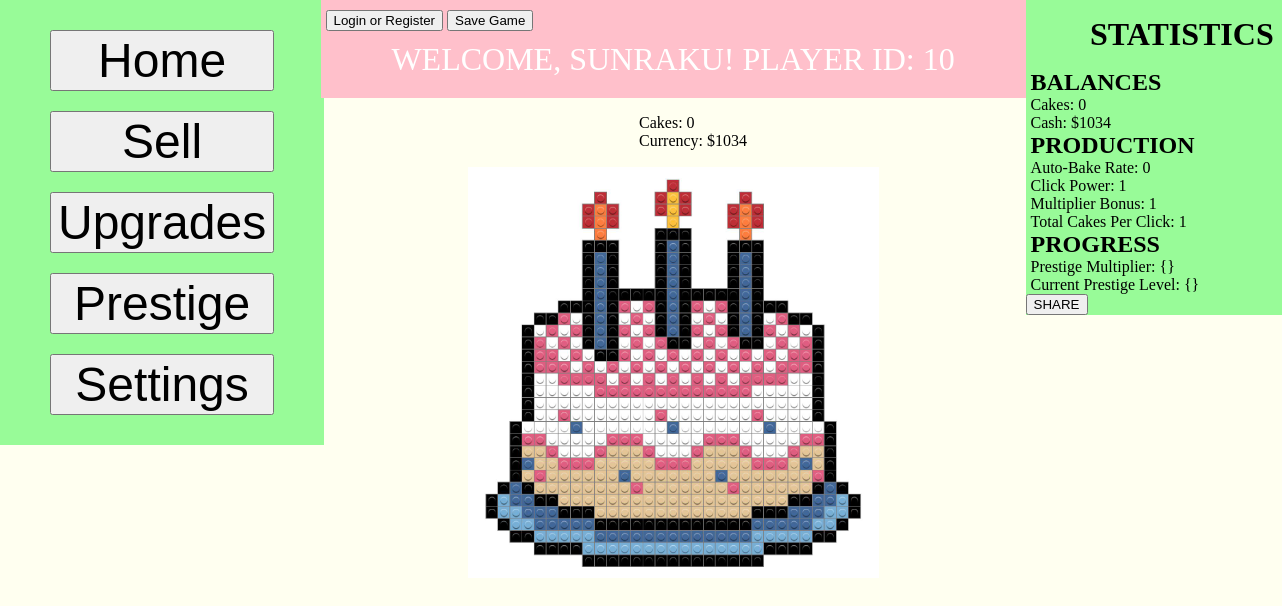
The app's page /index.php (signed in), older data.
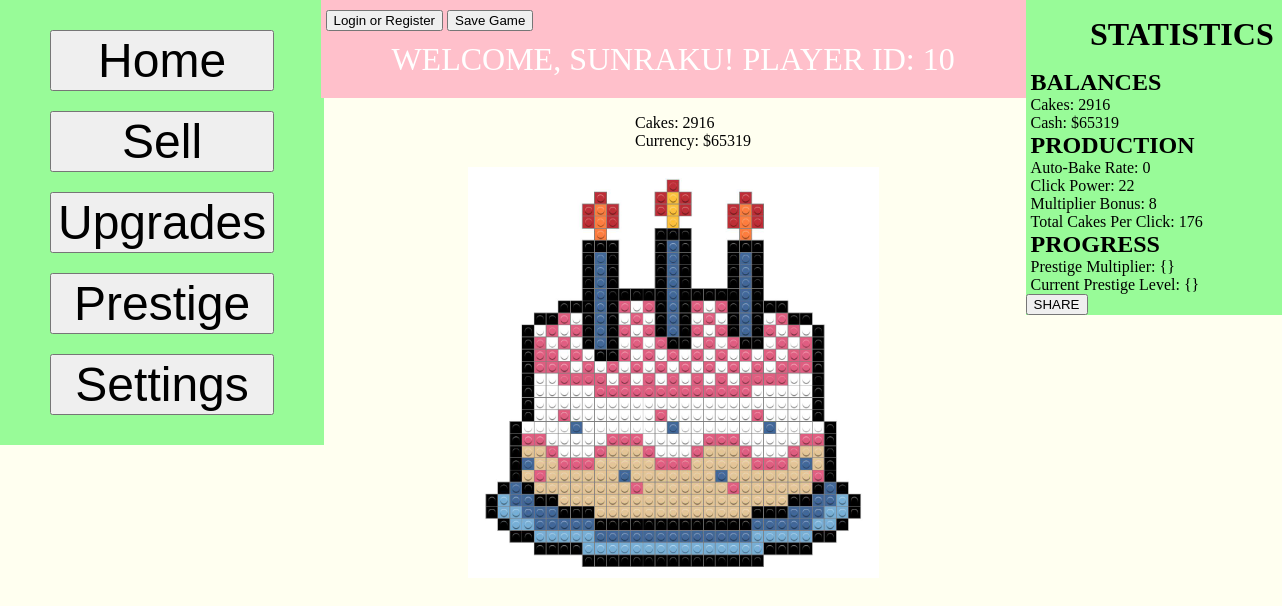
The same page, newer data.
### tables this page shows
CREATE TABLE "player_save" (
    id INTEGER PRIMARY KEY,
    cakes INTEGER DEFAULT 0,
    currency INTEGER DEFAULT 0, "multiplier" INTEGER DEFAULT 1, clickPower INTEGER DEFAULT 1, cps INTEGER DEFAULT 0, bonus INTEGER DEFAULT 0,
    FOREIGN KEY (id) REFERENCES users(id)
);

### index.php (the view, shortened to what this page needs)
<?php
    require_once __DIR__ . '/php/config.php';
    $current_cakes = 0;
    $current_currency = 0;
    if(isset($_SESSION['user_id'])) {
        try {
            $dsn = "sqlite:$db";
            $pdo = new \PDO($dsn);
            $pdo->setAttribute(\PDO::ATTR_ERRMODE, \PDO::ERRMODE_EXCEPTION);
            $stmt = $pdo->prepare("SELECT cakes, currency, multiplier, clickPower, cps, bonus FROM player_save WHERE id = :user_id");
            $stmt->execute([':user_id' => $_SESSION['user_id']]);
            $player_data = $stmt->fetch(\PDO::FETCH_ASSOC);
            if($player_data) {
                $current_cakes = (int)$player_data['cakes'];
                $current_currency = (int)$player_data['currency'];
                $current_multiplier = (int)$player_data['multiplier'];
                $current_clickPower = (int)$player_data['clickPower'];
                $current_cps = (int)$player_data['cps'];
            }
        } catch (\PDOException $e) {
            echo "Database connection failed: " . $e->getMessage();
        }
    }
?>
<!DOCTYPE html>
    <html lang="en">
    <head>
        <link rel="stylesheet" href="Styles/index.css">
    </head>
    <body>
        <div class="column1">
            <div id="nav">
                <ul>
                    <li><a href="index.php"><button id = "homeButton">Home</button></a></li>
                    <li><a href="sell_cakes.php"><button id = "sellButton">Sell</button></a></li>
                    <li><a href="upgrades.php"><button id = "upgradesButton">Upgrades</button></a></li>
                    <li><a href="prestige.html"><button id = "prestigeButton">Prestige</button></a></li>
                    <li><a href="settings.php"><button id = "settingsButton">Settings</button></a></li>
                </ul>
            </div>
        </div>
        <div class="column2">
            <div id="topBar">
                <a href="php/login.php"><button id = "loginButton">Login or Register</button></a>
                <button id="saveButton">Save Game</button>
                <?php
                    if (isset($_SESSION['username'])):
                ?>
                <div class="welcome-message">
                    <?php
                        echo 'WELCOME, ' . strtoupper($_SESSION['username']) . '!';
                        echo ' PLAYER ID: ' . $_SESSION['user_id'];
                    ?>
                </div>
                    <?php else: ?>
                        <div class = "login-message">
                            <p>&#8593 LOG IN OR CREATE ACCOUNT TO PLAY</p>
                        </div>
                    <?php endif; ?>
            </div>
            <div id="currency">
                <ul>
                    <li>Cakes: <span id="clickCount1" data-cake><?php echo isset($current_cakes) ? $current_cakes : 0; ?></span></li>
                    <li>Currency: $<span id="cash"><?php echo isset($current_currency) ? $current_currency : 0; ?></span></li>
                </ul>
            </div>
            <div id="cake">
                <button id="clicker"><img src="Images/Cake_Placeholder.jpg" alt="Cake"></button>
            </div>
        </div>
        <div class="column3">
            <div id="stats">
                <h1>STATISTICS</h1>
                <h2>BALANCES</h2>
                    <ul>
                        <li>Cakes: <span id="clickCount2" data-cake><?php echo isset($current_cakes) ? $current_cakes : 0; ?></span></li>
                        <li>Cash: $<span id="money"><?php echo isset($current_currency) ? $current_currency : 0; ?></span></li>
                    </ul>
                <h2>PRODUCTION</h2>
                    <ul>
                        <li>Auto-Bake Rate: <?php echo isset($current_cps) ? $current_cps : 0; ?></li>
                        <li>Click Power: <?php echo isset($current_clickPower) ? $current_clickPower : 0;?></li>
                        <li>Multiplier Bonus: <?php echo isset($current_multiplier) ? $current_multiplier : 0; ?></li>
                        <li>Total Cakes Per Click: <?php echo isset($current_clickPower) ? $current_clickPower * $current_multiplier : 0;?></li>
                    </ul>
                <h2>PROGRESS</h2>
                    <ul>
                        <li>Prestige Multiplier: {}</li>
                        <li>Current Prestige Level: {} </li>
                    </ul>
                <button>SHARE</button>
            </div>
        </div>
    </body>
</html>

### Styles/index.css (style rules this page uses)
html, body { margin: 0; padding: 0; height: 100%; background-color: ivory; }
.column1 { float: left; width: 25%; display: grid; }
.column2 { float: left; width: 55%; display: grid; }
.column3 { float: left; width: 5%; display: grid; }
#nav { height: 100%; background-color: palegreen; }
#nav ul { list-style-type: none; margin: 0; padding: 20px 0px; }
#nav ul li { display: block; padding: 10px 50px; }
#nav ul li button { width: 100%; font-size: 300%; }
#topBar { padding: 10px 5px; background-color: pink; }
.welcome-message { text-align: center; font-size: 200%; padding: 10px 0px; color: white; }
#currency { justify-items: center; }
#currency ul li { list-style-type: none; }
#cake button { display: block; margin-left: auto; margin-right: auto; width: 60%; border: none; background: none; cursor: pointer; }
#cake button img { width: 100%; }
#stats { height: 100%; width: 170%; background-color: palegreen; }
#stats h1 { padding: 16px 0px; margin: 0; text-align: center; }
#stats h2 { padding: 0px 5px; margin: 0; }
#stats ul { list-style-type: none; margin: 0; padding: 0px 5px; }

Row changes from the older to the newer data that the page shows:
changed player_save: cakes "0" → "2916"; currency "1034" → "65319"; clickPower "1" → "22"; multiplier "1" → "8"; $current_clickPower * $current_multiplier "1" → "176"
